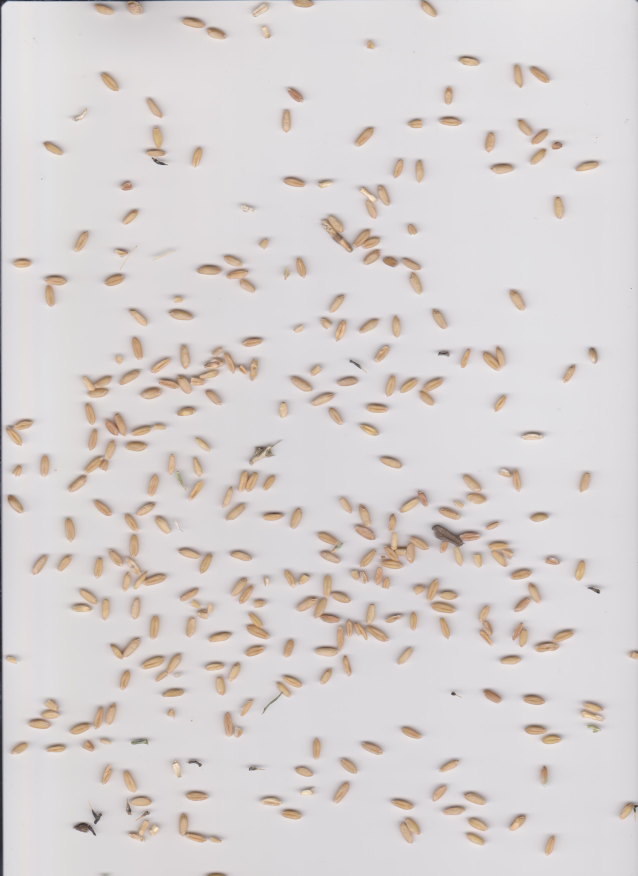
#> input picture data/1_1.jpg, 2550 x 3501 px, found by its file name (shown at 1/4 size)
$ jupyter execute testSmall.ipynb
#> lines starting #> are read from the running program, lines starting #| are printed output that depends on the picture; after the words box and inside, x2 and y2 are one past the last pixel; in counts of white or black regions, pixels touching at a corner belong together
[cell 1]
import cv2 as cv
import numpy as np
import matplotlib.pyplot as plt

[cell 2]
image = cv.imread('./data/1_1.jpg')
#> image is the input picture: shape (3501, 2550, 3); mean B, G, R 210.2, 210.7, 215.9
image = cv.resize(image, (745, 1024))
#> image: shape (1024, 745, 3)

[cell 3]
image.shape

[cell 4]
cv.imshow('image', image)
cv.waitKey(500000)
cv.destroyAllWindows()

[cell 5]
hsi_image = cv.cvtColor(image, cv.COLOR_BGR2HSV_FULL)
#> hsi_image: shape (1024, 745, 3); mean H, S, V 170.2, 10.2, 216.4
saturation_component = hsi_image[:, :, 1]
_, thresholdImage = cv.threshold(saturation_component, 30, 255, cv.THRESH_BINARY)
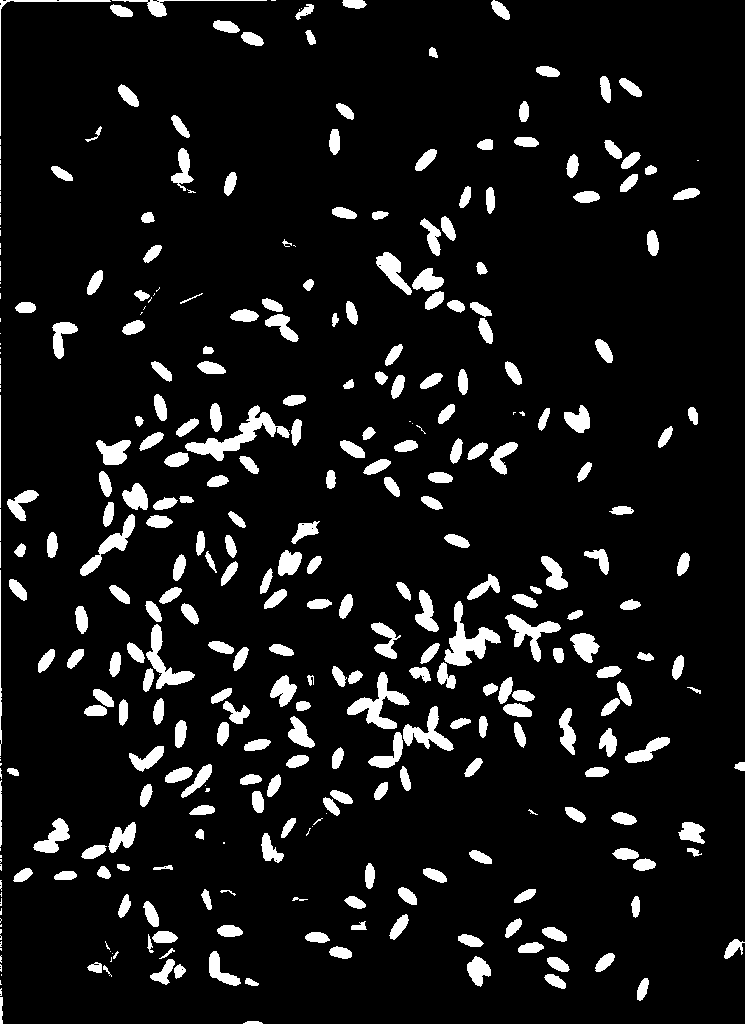
#> thresholdImage: shape (1024, 745); 8.6% white; 352 white regions (79 under 20 px), largest, box (x1, y1, x2, y2) and area: (185, 405, 290, 461) 1546, (444, 601, 501, 666) 1362, (347, 672, 410, 729) 1192

grayImage = cv.cvtColor(image, cv.COLOR_BGR2GRAY)
grayImage = 255 - grayImage
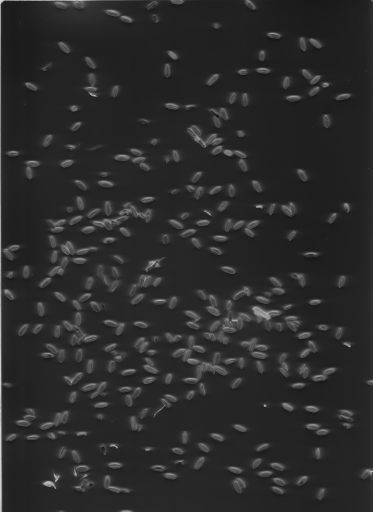
#> grayImage: shape (1024, 745) (shown at 1/2 size); min 17, max 220, mean 42.8
_, thresholdImage = cv.threshold(grayImage, 50, 255, cv.THRESH_BINARY)
#> thresholdImage: shape (1024, 745); 15.1% white; 222 white regions (31 under 20 px)

copyImage = image.copy()
numLabels, labels, stats, centroids = cv.connectedComponentsWithStats(thresholdImage, connectivity=8)
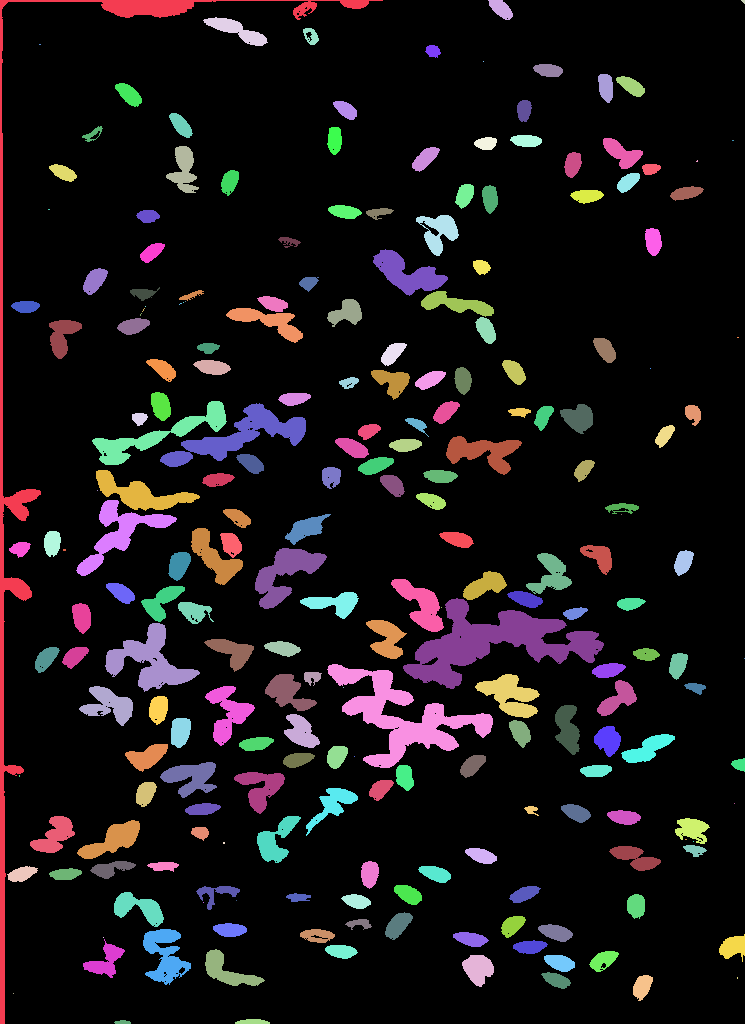
#> labels: shape (1024, 745) int32; 223 distinct labels, from 0 to 222; one colour per label, 0 black
#> numLabels = 223; stats = 223 rows, first 6: [2, 0, 743, 1024, 647489], [0, 0, 383, 1024, 7123], [488, 0, 25, 20, 308], [741, 0, 4, 4, 10], [203, 17, 65, 29, 748], [303, 28, 16, 17, 162]; centroids = 223 pairs, first value 13 to 744, second value 1 to 1021.8

contours, _ = cv.findContours(thresholdImage, cv.RETR_EXTERNAL, cv.CHAIN_APPROX_SIMPLE)
#> contours = 222 contours, 31 with area under 20; largest, box (x1, y1, x2, y2) and area: (403, 598, 604, 689) 6608, (0, 0, 383, 1024) 5590, (327, 664, 493, 768) 5082, (160, 403, 306, 467) 2786, (105, 623, 200, 692) 2433
cv.drawContours(copyImage, contours, -1, (255), thickness=cv.FILLED)
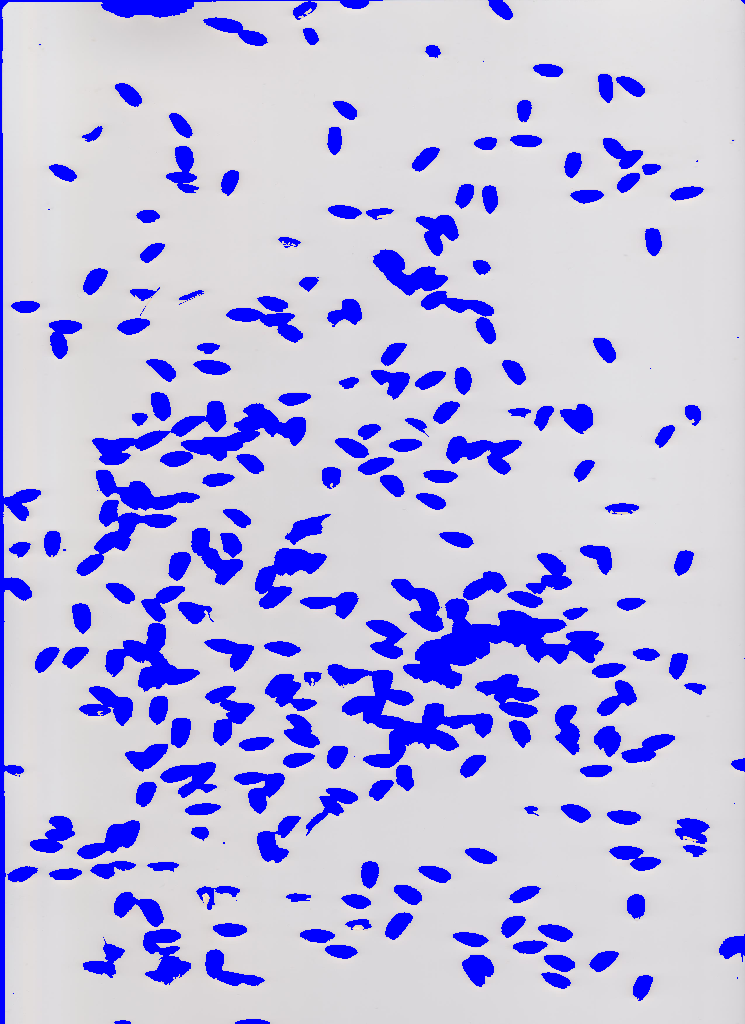
#> copyImage: shape (1024, 745, 3); mean B, G, R 225.1, 184.8, 187.2


# [4 lines of commented-out code are left out]

cv.imshow('image', image)
cv.imshow('grayImage', grayImage)
cv.imshow('saturation_component', saturation_component)
cv.imshow('copyImage', copyImage)
cv.imshow('thresholdImage',thresholdImage)
cv.waitKey(0)
cv.destroyAllWindows()

[cell 6]
for i, contour in enumerate(contours):
    # Create a mask image of zeros (black) with the same dimensions as the original image
    mask = np.zeros_like(grayImage)

    cv.drawContours(mask, [contour], 0, (255), -1)
    # Create a 4-channel blank image (RGBA)
    transparent_img = np.zeros((*image.shape[:2], 4), dtype=np.uint8)

    # Copy the original image where the mask is white
    transparent_img[:, :, :3] = image
    transparent_img[:, :, 3] = mask

    # cv.imshow('thresholdImage',thresholdImage)
    # cv.waitKey(0)
    # cv.destroyAllWindows()
    # Write the transparent image to a file
    cv.imwrite(f"./data/objects/wheat/contour_{i}.png", transparent_img)
#> this loop made 222 passes
#> contour on passes 3, 4, 14: [[13, 993]], [[737, 977], [737, 978]], [[103, 937]]
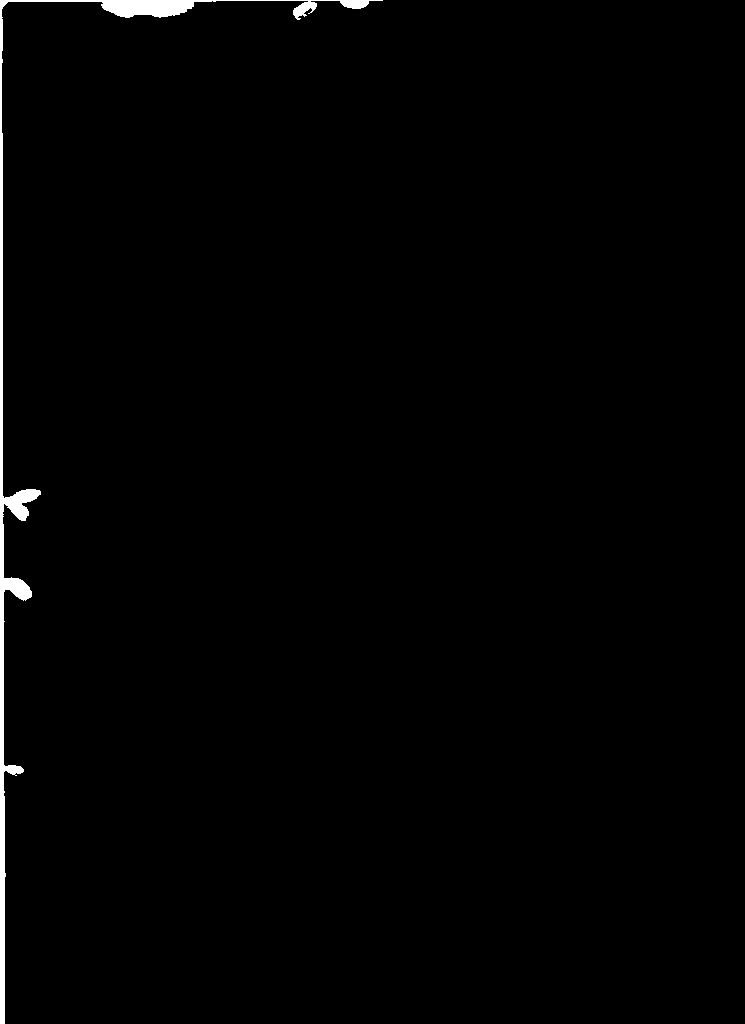
#> mask: shape (1024, 745); 0.93% white; 1 white region, box (x1, y1, x2, y2) and area: (0, 0, 383, 1024) 7131

[cell 7]
histogram_r = cv.calcHist([image], [0], None, [256], [0, 256])
#> histogram_r = 256 values, max 72862 at index 222, min 0 at index 0, mean 2980
histogram_g = cv.calcHist([image], [1], None, [256], [0, 256])
#> histogram_g = 256 values, max 72763 at index 221, min 0 at index 0, mean 2980
histogram_b = cv.calcHist([image], [2], None, [256], [0, 256])
#> histogram_b = 256 values, max 80852 at index 223, min 0 at index 0, mean 2980

# Plot histograms
plt.figure(figsize=(10, 6))
plt.title('Color Histogram')
plt.xlabel('Intensity')
plt.ylabel('Frequency')
plt.plot(histogram_r, color='red', label='Red')
plt.plot(histogram_g, color='green', label='Green')
plt.plot(histogram_b, color='blue', label='Blue')
plt.legend()
plt.grid()
plt.show()
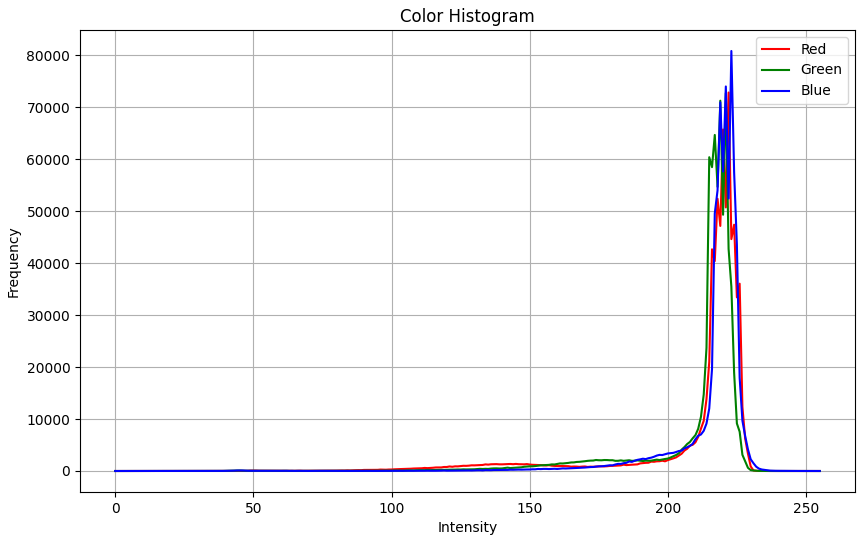
#> figure drawn by matplotlib, 1 panel; curve peaks at x = 222, y = 72862; curve peaks at x = 221, y = 72763; curve peaks at x = 223, y = 80852

$ run again, with data/1_2.jpg copied over data/1_1.jpg
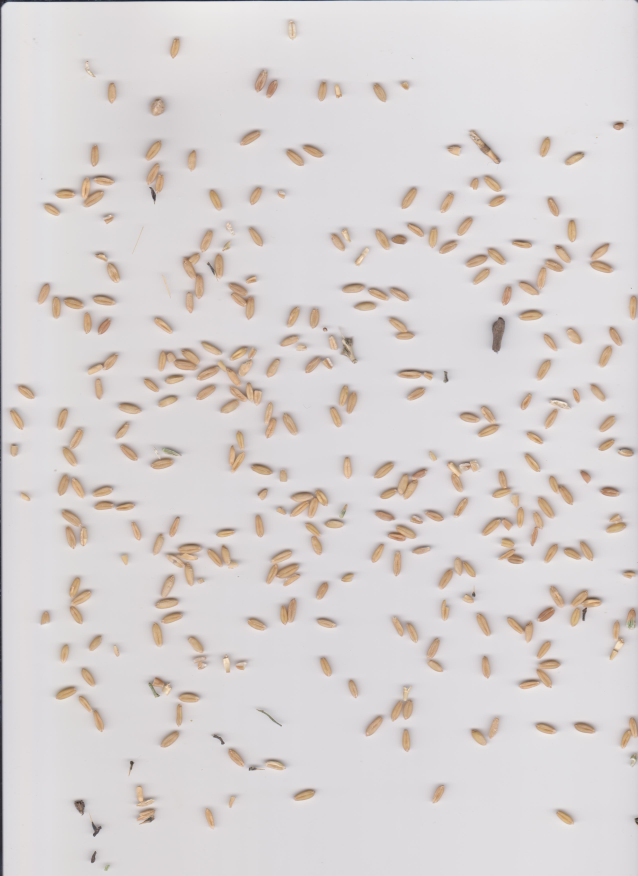
#> input picture data/1_2.jpg, 2550 x 3501 px, found by its file name (shown at 1/4 size)
#> image is the input picture: shape (3501, 2550, 3); mean B, G, R 210.7, 211.3, 216.5
#> image: shape (1024, 745, 3)
#> hsi_image: shape (1024, 745, 3); mean H, S, V 173.3, 10.2, 217
#> labels: shape (1024, 745) int32; 244 distinct labels, from 0 to 243
#> numLabels = 244; stats = 244 rows, first 6: [2, 0, 743, 1024, 650329], [0, 0, 561, 1024, 4937], [741, 0, 4, 4, 10], [336, 23, 12, 22, 146], [196, 42, 17, 27, 306], [39, 45, 2, 1, 2]; centroids = 244 pairs, first value 19.79 to 744, second value 1 to 1012.6
#> contours = 243 contours, 50 with area under 20; largest, box (x1, y1, x2, y2) and area: (180, 398, 352, 513) 6020, (0, 0, 561, 1024) 3328, (588, 683, 708, 752) 2480, (560, 549, 651, 639) 2464, (189, 634, 285, 686) 2068
#> copyImage: shape (1024, 745, 3); mean B, G, R 225.3, 186, 188.4
#> the loop `for i, contour in enumerate(contours):` made 243 passes
#> contour on passes 3, 6, 15: [[737, 977], [737, 978]], [[104, 951]], [[236, 900]]
#> after the loop `for i, contour in enumerate(contours):`:
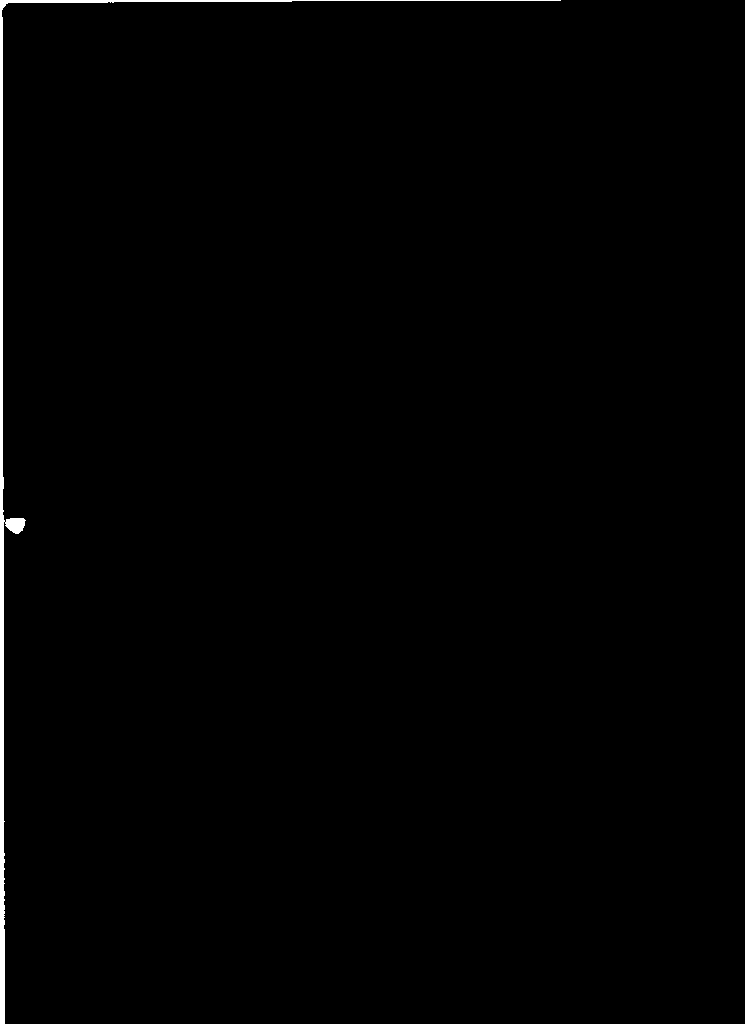
#> mask: shape (1024, 745); 0.65% white; 1 white region, box (x1, y1, x2, y2) and area: (0, 0, 561, 1024) 4937
#> histogram_r = 256 values, max 73703 at index 220, min 0 at index 0, mean 2980
#> histogram_g = 256 values, max 92310 at index 217, min 0 at index 0, mean 2980
#> histogram_b = 256 values, max 95102 at index 219, min 0 at index 0, mean 2980
#> `plt.show()`:
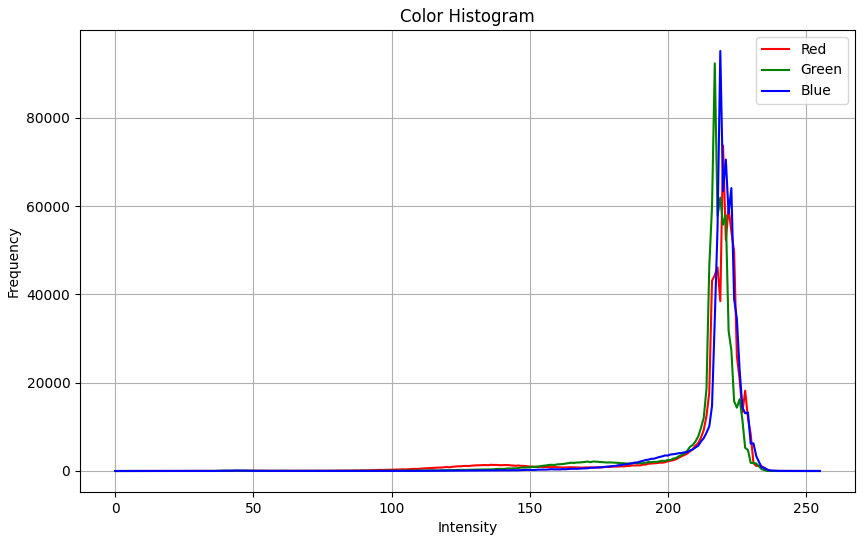
#> figure drawn by matplotlib, 1 panel; curve peaks at x = 220, y = 73703; curve peaks at x = 217, y = 92310; curve peaks at x = 219, y = 95102

$ run again, with data/2_1.jpg copied over data/1_1.jpg
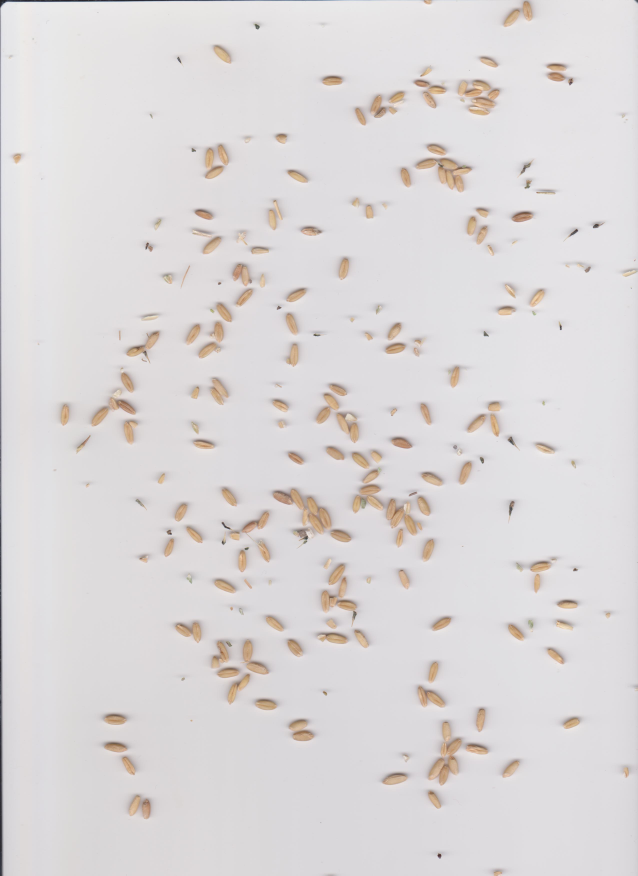
#> input picture data/2_1.jpg, 2550 x 3501 px, found by its file name (shown at 1/4 size)
#> image is the input picture: shape (3501, 2550, 3); mean B, G, R 216.9, 216.5, 220.2
#> image: shape (1024, 745, 3)
#> hsi_image: shape (1024, 745, 3); mean H, S, V 184, 7, 220.8
#> labels: shape (1024, 745) int32; 207 distinct labels, from 0 to 206
#> numLabels = 207; stats = 207 rows, first 6: [1, 0, 744, 1024, 699004], [0, 0, 401, 1024, 3152], [430, 0, 2, 1, 2], [493, 0, 13, 5, 45], [587, 0, 38, 32, 652], [741, 0, 4, 4, 10]; centroids = 207 pairs, first value 12 to 744, second value 0 to 1022.6
#> contours = 206 contours, 52 with area under 20; largest, box (x1, y1, x2, y2) and area: (407, 545, 506, 641) 3224, (243, 746, 318, 824) 2893, (315, 569, 415, 642) 2588, (497, 842, 574, 919) 2182, (0, 0, 401, 1024) 1730
#> copyImage: shape (1024, 745, 3); mean B, G, R 225.3, 202, 204.1
#> the loop `for i, contour in enumerate(contours):` made 206 passes
#> contour on passes 4 to 6: [[741, 984]], [[743, 982]], [[737, 977], [737, 978]]
#> after the loop `for i, contour in enumerate(contours):`:
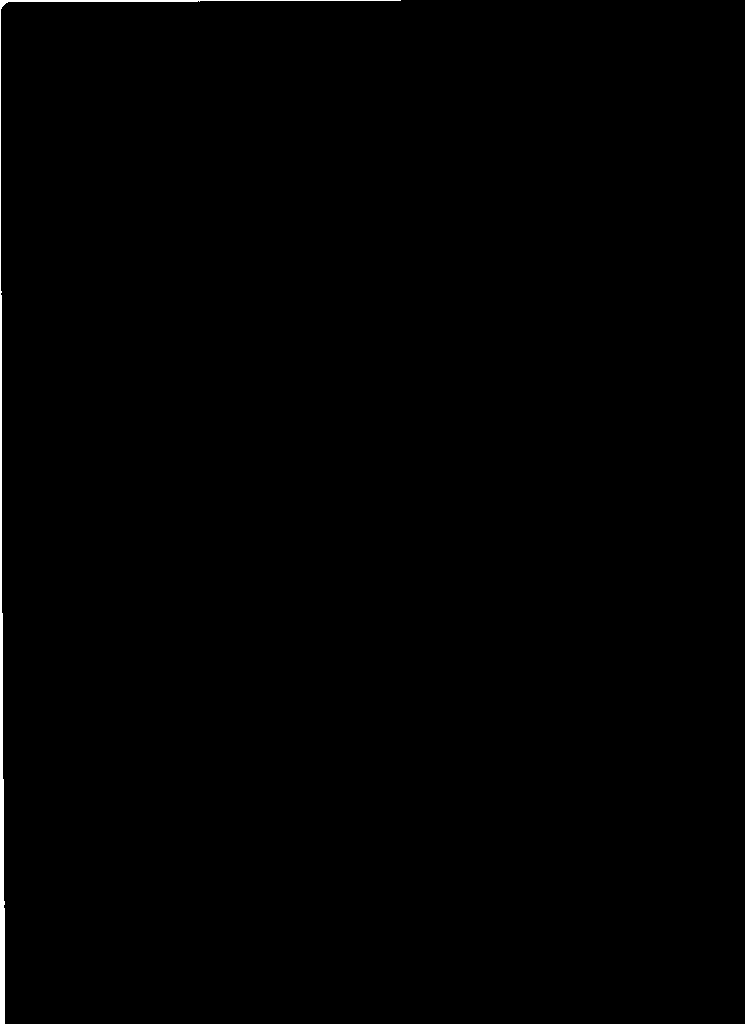
#> mask: shape (1024, 745); 0.41% white; 1 white region, box (x1, y1, x2, y2) and area: (0, 0, 401, 1024) 3152
#> histogram_r = 256 values, max 64141 at index 224, min 0 at index 0, mean 2980
#> histogram_g = 256 values, max 62532 at index 221, min 0 at index 0, mean 2980
#> histogram_b = 256 values, max 72365 at index 223, min 0 at index 0, mean 2980
#> `plt.show()`:
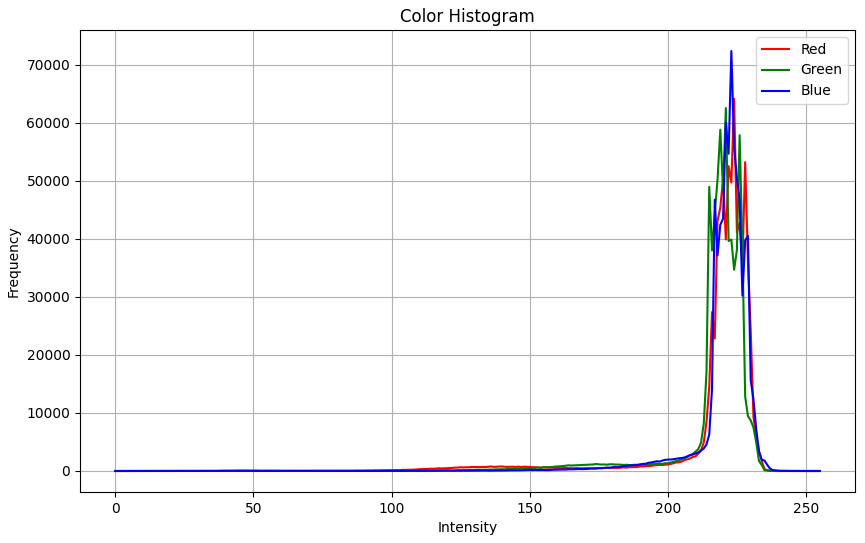
#> figure drawn by matplotlib, 1 panel; curve peaks at x = 224, y = 64141; curve peaks at x = 221, y = 62532; curve peaks at x = 223, y = 72365
